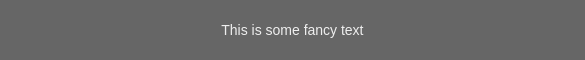
<?xml version="1.0" encoding="UTF-8"?>
<ui version="4.0">
 <class>Form</class>
 <widget class="QWidget" name="Form">
  <property name="geometry">
   <rect>
    <x>0</x>
    <y>0</y>
    <width>585</width>
    <height>60</height>
   </rect>
  </property>
  <property name="sizePolicy">
   <sizepolicy hsizetype="Preferred" vsizetype="Fixed">
    <horstretch>0</horstretch>
    <verstretch>0</verstretch>
   </sizepolicy>
  </property>
  <property name="minimumSize">
   <size>
    <width>0</width>
    <height>60</height>
   </size>
  </property>
  <property name="maximumSize">
   <size>
    <width>16777215</width>
    <height>60</height>
   </size>
  </property>
  <property name="cursor">
   <cursorShape>ArrowCursor</cursorShape>
  </property>
  <property name="windowTitle">
   <string>Form</string>
  </property>
  <property name="autoFillBackground">
   <bool>false</bool>
  </property>
  <property name="styleSheet">
   <string notr="true">background-color: #666;</string>
  </property>
  <layout class="QHBoxLayout" name="horizontalLayout">
   <property name="spacing">
    <number>0</number>
   </property>
   <property name="leftMargin">
    <number>0</number>
   </property>
   <property name="topMargin">
    <number>0</number>
   </property>
   <property name="rightMargin">
    <number>0</number>
   </property>
   <property name="bottomMargin">
    <number>0</number>
   </property>
   <item>
    <widget class="QLabel" name="textlabel">
     <property name="styleSheet">
      <string notr="true">color: #eee;
font-size: 14px;</string>
     </property>
     <property name="text">
      <string>This is some fancy text</string>
     </property>
     <property name="alignment">
      <set>Qt::AlignCenter</set>
     </property>
    </widget>
   </item>
  </layout>
 </widget>
 <resources/>
 <connections/>
</ui>
